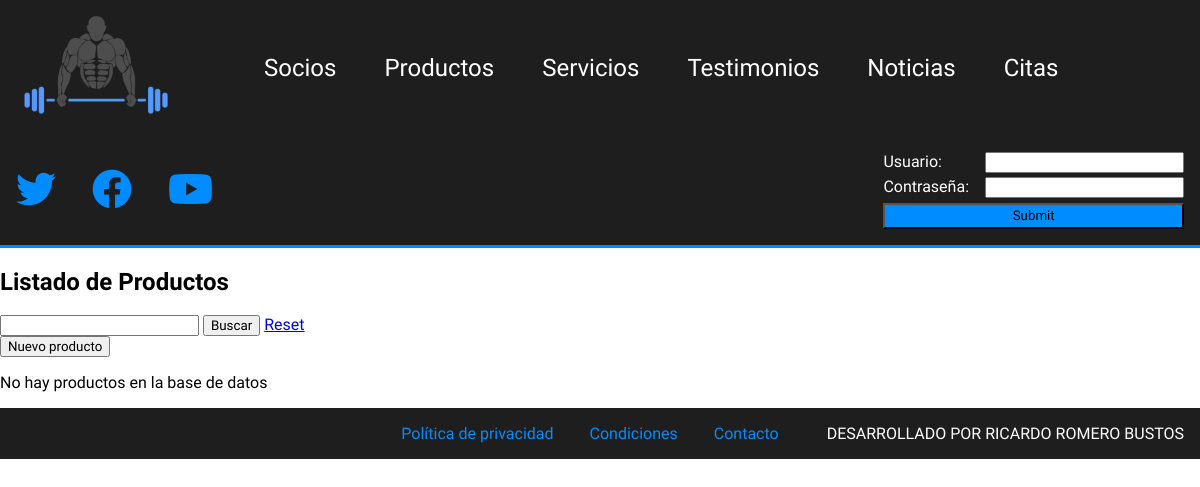
Page /php/productos.php on the earlier database version.
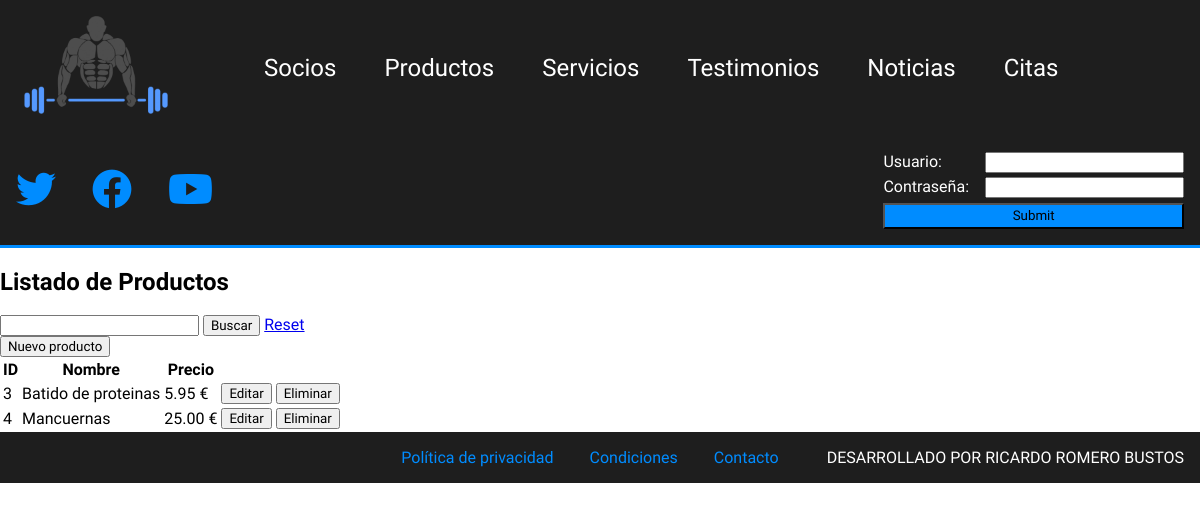
Same page on the later database version.
### tables this page shows
CREATE TABLE `producto` (
  `id` bigint(20) UNSIGNED NOT NULL,
  `nombre` varchar(50) NOT NULL,
  `precio` double(5,2) UNSIGNED NOT NULL
);

### php/productos.php (the view, shortened to what this page needs)
<!DOCTYPE html>
<html lang="en">
<head>
    <link rel="stylesheet" href="../css/estilos.css">
    <link rel="stylesheet" href="https://cdnjs.cloudflare.com/ajax/libs/font-awesome/6.2.0/css/all.min.css" />
</head>
<body>
    <header>
        <nav>
            <a href="../index.php"><img src="../img/logo.png" alt="" id="logo"></a>
            <a href="socios.php">Socios</a>
            <a href="productos.php">Productos</a>
            <a href="servicios.php">Servicios</a>
            <a href="testimonios.php">Testimonios</a>
            <a href="noticias.php">Noticias</a>
            <a href="citas.php">Citas</a>
        </nav>
        <div class="rrss">
            <a href="#"><i class="fa-brands fa-twitter"></i></a>
            <a href="#"><i class="fa-brands fa-facebook"></i></a>
            <a href="#"><i class="fa-brands fa-youtube"></i></a>
        </div>
        <div class="login">
            <form action="" method="post">
                <div>
                    <label for="usuario">Usuario:</label>
                    <input type="text" name="usuario">
                </div>
                <div>
                    <label for="pass">Contraseña:</label>
                    <input type="password" name="pass">
                </div>
                <input type="submit" name="enviar" id="btn-login">
            </form>
        </div>
    </header>
    <main>
    <section class="seccionProductos">
            <h1>Listado de Productos</h1>
            <div class="contenedor_buscar_nuevo">
                <form action="#" method="post">
                    <input type="text" name="cadena">
                    <input type="submit" name="buscar_producto" value="Buscar">
                    <a href="productos.php">Reset</a>
                </form>
                <form action="panel_productos.php" method="post">
                    <input type="submit" name="nuevo_producto" value="Nuevo producto">
                </form>
            </div>
            <?php
                $con=conectarServidor();
                $productos=$con->query("select * from producto");
                if($productos->num_rows==0){
                    echo "<p>No hay productos en la base de datos</p>";
                }else{
                    echo "<table>
                    <thead>
                        <tr>
                            <th>ID</th>
                            <th>Nombre</th>
                            <th>Precio</th>
                        </tr>
                    </thead>
                    <tbody>";
                    while($fila_productos=$productos->fetch_array(MYSQLI_ASSOC)){
                        echo "<tr>
                            <td>$fila_productos[id]</td>
                            <td>$fila_productos[nombre]</td>
                            <td>$fila_productos[precio] €</td>
                            <td>
                                <form action=\"panel_productos.php\" method=\"post\">
                                    <input type=\"hidden\" name=\"id_producto\" value=\"$fila_productos[id]\">
                                    <input type=\"submit\" name=\"editar_producto\" value=\"Editar\">
                                </form>
                            </td>
                            <td>
                                <form action=\"editar_producto.php\" method=\"post\">
                                    <input type=\"hidden\" name=\"id_producto\" value=\"$fila_productos[id]\">
                                    <input type=\"submit\" name=\"eliminar_producto\" value=\"Eliminar\">
                                </form>
                            </td>
                        </tr>";
                    }
                    echo "</tbody>";
                    echo "</table>";
                }
            ?>
        </section>
    </main>
    <footer>
        <div>
            <a href="#">Política de privacidad</a>
            <a href="#">Condiciones</a>
            <a href="#">Contacto</a>
        </div>
        <span>DESARROLLADO POR RICARDO ROMERO BUSTOS</span>
    </footer>
</body>
</html>

Differences in the rows shown:
added producto: id "3", nombre "Batido de proteinas", precio "5.95"
added producto: id "4", nombre "Mancuernas", precio "25.00"
Other differences:
text no longer shown: "No hay productos en la base de datos"
text now shown: "ID Nombre Precio"
